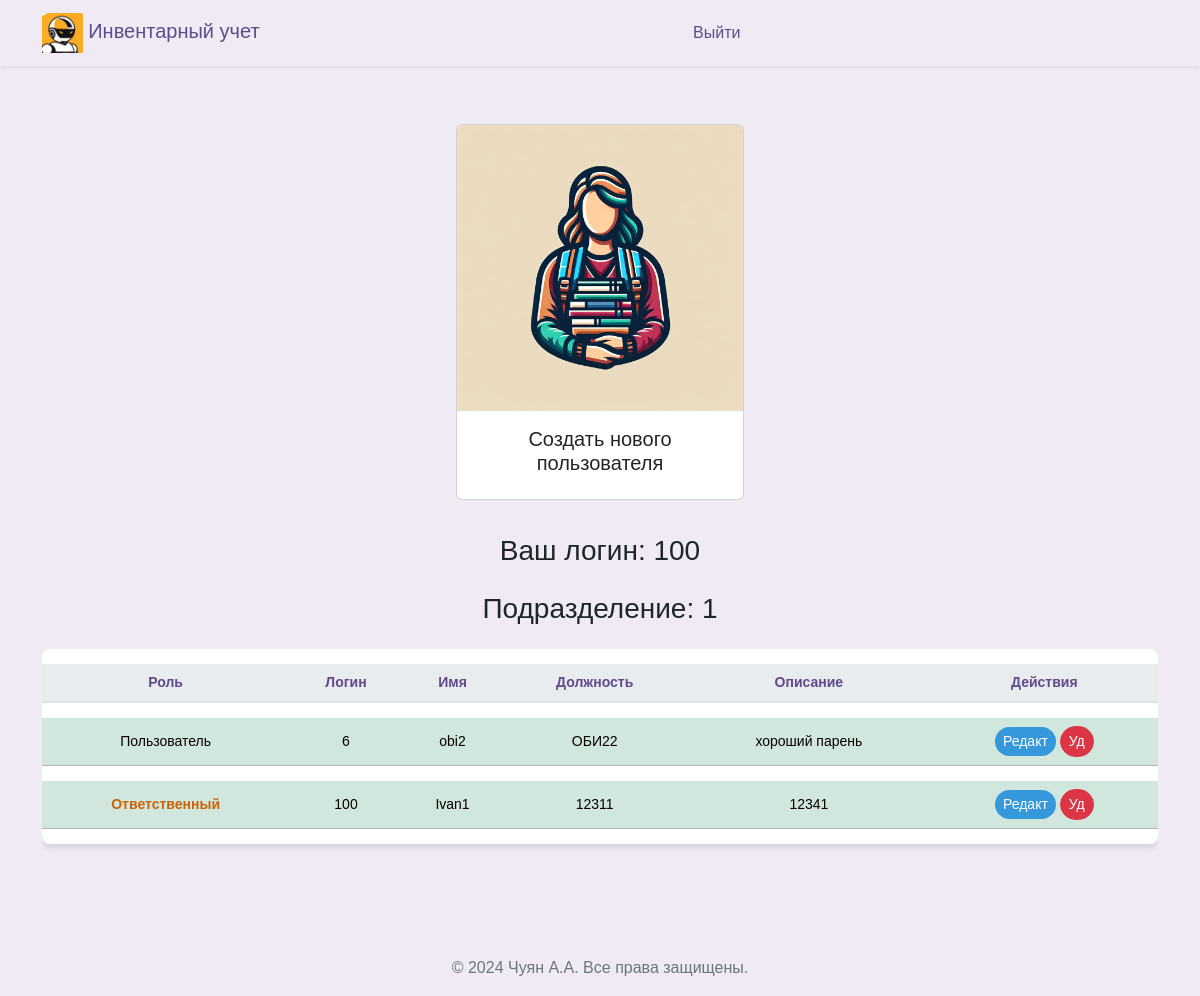
The page /workers (signed in) on the database as committed earlier.
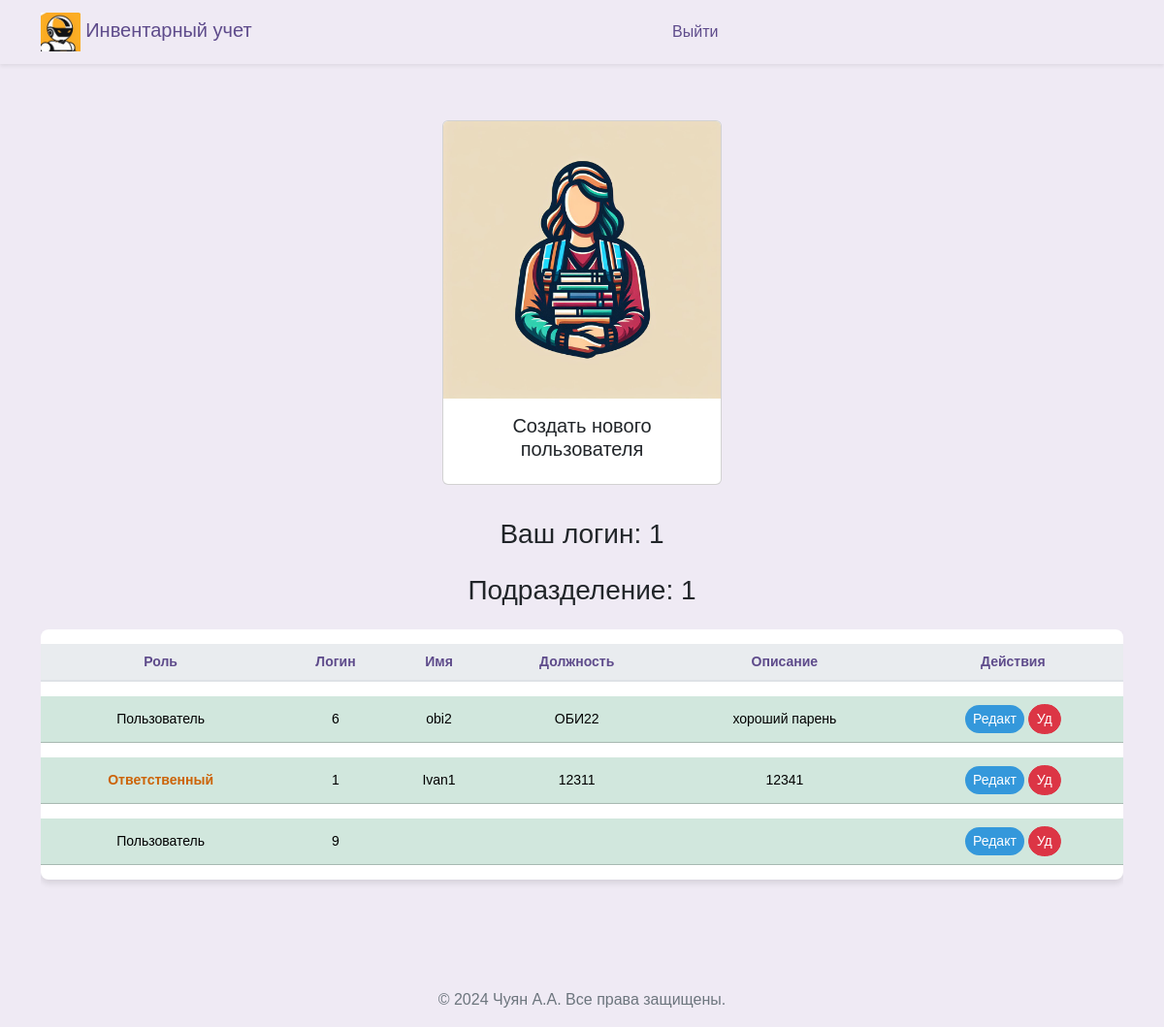
The same page on the database as committed later.
### src/database/models.py (models this page shows)
class Worker(Base):
    __tablename__ = "worker"
    id = Column(Integer, primary_key=True)
    role = Column(Enum(Role), default=Role.guest)
    fio = Column(String)
    name = Column(String, unique=True)
    password = Column(String)
    department = Column(String)
    position = Column(String)
    description = Column(String, default=None)
    conn_worker_arm = relationship(
        "Arm", back_populates="conn_arm_worker"
    )

### src/frontend/router.py (the view)
@router.get("/workers")
async def get_workers(
    request: Request,
    worker: Worker = Depends(get_worker_or_redirect),
    session: AsyncSession = Depends(get_session),
):
    data = await CRUDWorker.get_all(session)
    return templates.TemplateResponse(
        "workers/index.html",
        {"request": request, "worker": worker, "data": data},
    )

### src/frontend/template/workers/index.html (shortened to what this page needs)
{% extends "base/base.html" %}
{% block content %}
<head>
</head>
<div class="d-flex justify-content-center align-items-center">
  <a class="nav-link" href="#" data-bs-toggle="modal" data-bs-target="#createWorkerModal" data-bs-workerdepartment="{{worker.department}}">
    <div class="card" style="width: 18rem; margin: 10px;">
      <img src="../assets/img/workers.jpg" class="card-img-top" alt="...">
      <div class="card-body">
        <h5 class="card-title" style="text-align: center;">Создать нового пользователя</h5>
      </div>
    </div>
  </a>
</div>
<div class="row ">
  <div class="col-12">
    <h3 class="mb-4" style="margin-bottom: 60px; text-align: center;">Ваш логин: {{ worker.name }}</h3>
    <h3 class="mb-4" style="margin-bottom: 60px; text-align: center;">Подразделение: {{ worker.department }}</h3>
    <div class="table-responsive">
      <table class="table table-hover table-shadow table-rounded ">
        <thead>
          <tr>
            <th scope="col" >Роль</th>
            <th scope="col" >Логин</th>
            <th scope="col" >Имя</th>
            <th scope="col" >Должность</th>
            <th scope="col" >Описание</th>
            <th scope="col" >Действия</th>
          </tr>
        </thead>
        <tbody class="text-center">
          {% for worker_tuple in data %}
            {% set workers = worker_tuple %}
              {% if workers.department == worker.department and workers.role.name != "admin"%}
                <tr class="table-success " >
                  <td>{% if workers.role.name == 'user' %}<span class="orange-bold-text">Ответственный</span>{% elif workers.role.name == 'admin' %}<span class="red-bold-text">Администратор</span> {% else %}Пользователь{% endif %}</td>
                  <td>{{ workers.name }}</td>
                  <td>{{ workers.fio }}</td>
                  <td>{{ workers.position }}</td>
                  <td>{{ workers.description }}</td>
                  <td>
                    <button type="button" class="btn btn-primary btn-sm" style="background-color: #3498db; color: white;"
                      data-bs-toggle="modal"
                      data-bs-target="#updateModal"
                      data-bs-1="{{workers.fio}}"
                      data-bs-2="{{workers.name}}"
                      data-bs-3="{{workers.position}}"
                      data-bs-4="{{workers.description}}"
                      data-bs-5= "{{workers.id}}"
                      data-bs-6= "{{workers.department}}"
                      data-bs-7= "{{workers.role}}">
                      Редакт
                    </button>
                    <button type="button" class="btn btn-danger btn-sm" style="color: white;"
                      onclick="deleteWorker('{{ workers.id }}')">
                      Уд
                    </button>
                  </td>
                </tr>
                {% endif %}
          {% endfor %}
        </tbody>
      </table>
    </div>
  </div>
</div>
{% endblock %}

Rows that differ between the two databases and show on the page:
changed Worker "Ivan1": name "100" → "1"
added Worker: role "Пользователь", name "9"
